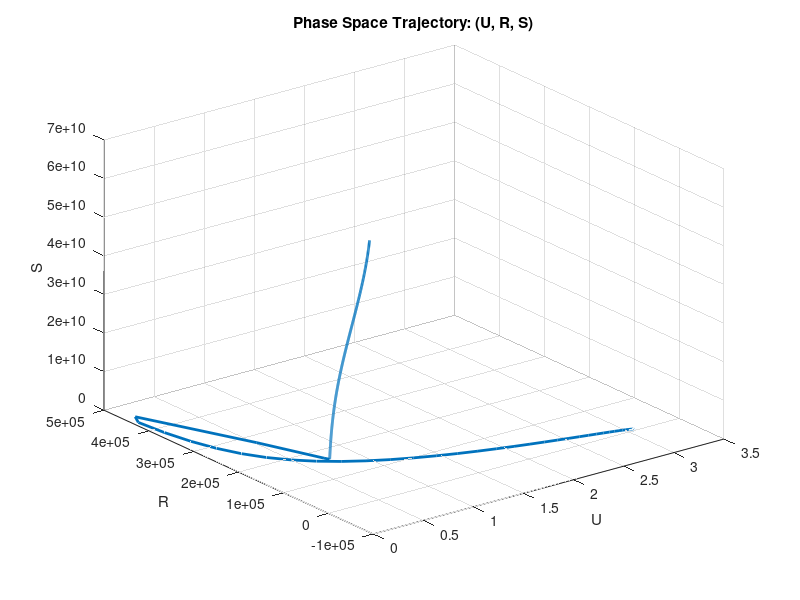

This figure's MATLAB source:
% Clear workspace and figures
clear; clc; close all;

% 1) Define parameters
%a = 0.000000001;
%b = 0.00001;

%d_ = 0.0000000009;   
%e = 0.0000001;
%f = 8000;

%g = 0.095;
%h = 100;

a = 0.07;
b = 0.00004;

d_ = 0.025;   
e = 0.0001;
f = 0.000001;

g = 0.097;
h = 0.000001;

% parameters of oscillatory functions
alpha = 50;    
beta  = 0.2;    
phi   = 0;    
mu    = 0.1;    
delta = 139;    
c = 0.0007;

% Define the time domain
t_domain = linspace(0, 35, 1000);

% Set initial conditions: [U0, R0, S0]
init_conditions = [3; 1300; 3];

% X(1) = U, X(2) = R, X(3) = S
ode_RHS = @(t, X) [
    a * X(1) - b * X(1) * X(2) + c * (alpha * sin(beta*(t+phi)) .* exp(mu*t) + delta) * X(1);
    d_ * X(2) * (alpha * sin(beta*(t+phi)) .* exp(mu*t) + delta) + e * X(1) * X(2) - (f/(alpha * sin(beta*(t+phi)) .* exp(mu*t) + delta)) * X(3) * X(2);
    g * X(3) + h * (alpha * sin(beta*(t+phi)) .* exp(mu*t) + delta) * X(3) * X(2)
];

% Solve the system:
[t, sol] = ode45(ode_RHS, t_domain, init_conditions);

% Solutions
U_sol = sol(:,1);
R_sol = sol(:,2);
S_sol = sol(:,3);

% 6) Plot the trajectory in 3D phase space (U, R, S)
figure;
plot3(U_sol, R_sol, S_sol, 'LineWidth', 2);
grid on;
xlabel('U');
ylabel('R');
zlabel('S');
title('Phase Space Trajectory: (U, R, S)');